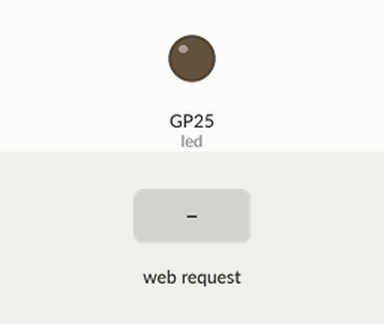
The program below on a simulated Raspberry Pi Pico running MicroPython. Parts: output pins drawn as LEDs (lit = HIGH). The inputs (shaded band) are chosen by the test bench. Random numbers come from a fixed seed; the board's own WiFi access point starts at once; what the program prints to the serial console is not drawn.

Above: at 1.2 s.
1.3 s: HTTP request GET /lighton? received
At 1.9 s:
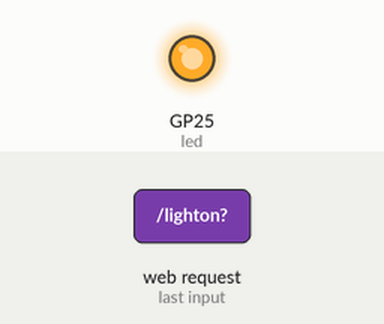
2.8 s: HTTP request GET /lightoff? received
At 3.1 s:
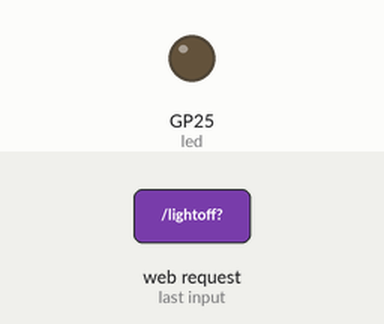
Timing chart, 0 to 5.8 s (numbered marks = the images above; inputs shaded):
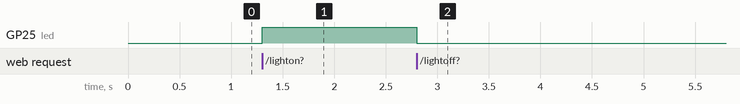

Measured:
- after the input at 1.3 s, GP25 (led): LOW → HIGH at once
- after the input at 2.8 s, GP25 (led): HIGH → LOW at once

The program:

wifi_ap1.py
```python
# Complete project details at https://RandomNerdTutorials.com/raspberry-pi-pico-web-server-micropython/

# Import necessary modules
import network
import socket
import time
import random
from machine import Pin
import gc

gc.collect()
ssid = 'Cloud9Shoe'                  #Set access point name
password = '12345678'      #Set your access point password

ap = network.WLAN(network.AP_IF)
ap.config(essid=ssid, password=password)
ap.active(True)

# Wait for Wi-Fi connection
connection_timeout = 10
while connection_timeout > 0:
    if ap.status() >= 3:
        break
    connection_timeout -= 1
    print('Waiting for Wi-Fi connection...')
    time.sleep(1)
print("ap.status: ", ap.active())
while ap.active() == False:
  pass

# Check if connection is successful
if ap.status() != 3:
    raise RuntimeError('Failed to establish a network connection')
else:
    print('Connection successful!')
    network_info = ap.ifconfig()
    print('IP address:', network_info[0])


# Create an LED object on pin 'LED'
led = machine.Pin("WL_GPIO0", machine.Pin.OUT)
led.off()


# HTML template for the webpage
def webpage(random_value, state):
    html = f"""
        <!DOCTYPE html>
        <html>
        <head>
            <title>Pico Web Server</title>
            <meta name="viewport" content="width=device-width, initial-scale=1">
        </head>
        <body>
            <h1>Raspberry Pi Pico Web Server</h1>
            <h2>Led Control</h2>
            <form action="./lighton">
                <input type="submit" value="Light on" />
            </form>
            <br>
            <form action="./lightoff">
                <input type="submit" value="Light off" />
            </form>
            <p>LED state: {state}</p>
            <h2>Fetch New Value</h2>
            <form action="./value">
                <input type="submit" value="Fetch value" />
            </form>
            <p>Fetched value: {random_value}</p>
        </body>
        </html>
        """
    return str(html)

# Wi-Fi credentials
# ssid = 'REPLACE_WITH_YOUR_SSID'
# password = 'REPLACE_WITH_YOUR_PASSWORD'

# # Connect to WLAN
# wlan = network.WLAN(network.STA_IF)
# wlan.active(True)
# wlan.connect(ssid, password)


# Set up socket and start listening
addr = socket.getaddrinfo('0.0.0.0', 80)[0][-1]
s = socket.socket()
s.setsockopt(socket.SOL_SOCKET, socket.SO_REUSEADDR, 1)
s.bind(addr)
s.listen()

print('Listening on', addr)

# Initialize variables
state = "OFF"
random_value = 0

# Main loop to listen for connections
while True:
    try:
        conn, addr = s.accept()
        print('Got a connection from', addr)

        # Receive and parse the request
        request = conn.recv(1024)
        request = str(request)
        print('Request content = %s' % request)

        try:
            request = request.split()[1]
            print('Request:', request)
        except IndexError:
            pass

        # Process the request and update variables
        if request == '/lighton?':
            print("LED on")
            led.value(1)
            state = "ON"
        elif request == '/lightoff?':
            led.value(0)
            state = 'OFF'
        elif request == '/value?':
            random_value = random.randint(0, 20)

        # Generate HTML response
        response = webpage(random_value, state)

        # Send the HTTP response and close the connection
        conn.send('HTTP/1.0 200 OK\r\nContent-type: text/html\r\n\r\n')
        conn.send(response)
        conn.close()

    except OSError as e:
        conn.close()
        print('Connection closed')
```
